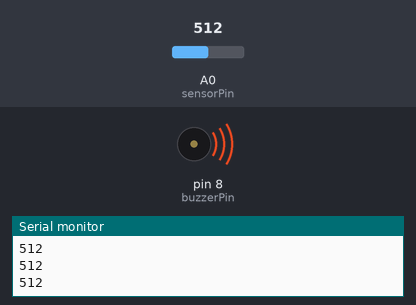
The sketch below on a simulated Arduino Uno, built with avr-gcc and run on an emulated ATmega328P. Parts: buzzer (waves = sounding, pin HIGH), the last lines printed to the serial monitor. Inputs (shaded band) come from the test bench; at power-on: A0 (sensorPin) = 512.

Above: at 1.35 s.
1.4 s: A0 (sensorPin) set to 263
4.4 s: A0 (sensorPin) set to 240
At 5.3 s:
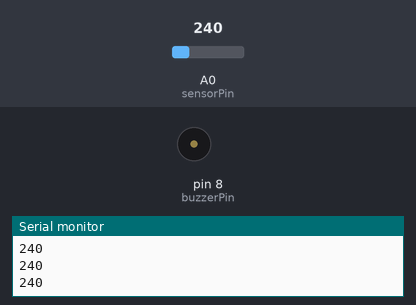
Timing chart, 0 to 7.4 s (numbered marks = the images above; inputs shaded):
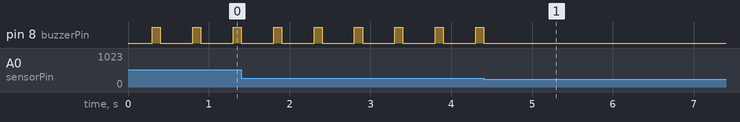

Measured:
- the behaviour switches between 251 and 250 on A0 (sensorPin) (found by bisection; images 0 and 1)
- after the input at 4.4 s, pin 8 (buzzerPin): goes on until 4.4 s, then stays LOW
- by itself, pin 8 (buzzerPin): alternates HIGH for 0.10 s and LOW for 0.40 s

The sketch:

15_RainAlarm.ino
```cpp
int sensorPin = A0;
int minValue = 250;
int buzzerPin = 8;
int data;

void setup() {
  pinMode(buzzerPin, OUTPUT);
  Serial.begin(9600);
}
void loop() {
  data = analogRead(sensorPin);
  Serial.println(data);// if we want to read the data, we can write here to specify the value
  delay(300);
  if(data > minValue){
    digitalWrite(buzzerPin, HIGH);
    delay(100);
    digitalWrite(buzzerPin, LOW);
    delay(100);
  }
  else{
    digitalWrite(buzzerPin, LOW);
  }
}
```
